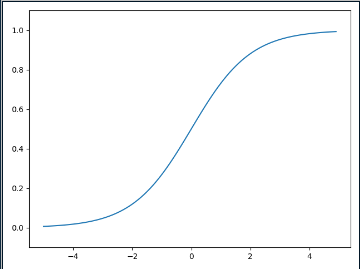

Reproduce this figure in Python.
import numpy as np
import matplotlib.pyplot as plt
def sigmoid(x):
    return 1 / (1 + np.exp(-x))
x = np.arange(-5.0,5.0,0.1)
y = sigmoid(x)
plt.plot(x,y)
plt.ylim(-0.1,1.1)
plt.show()
